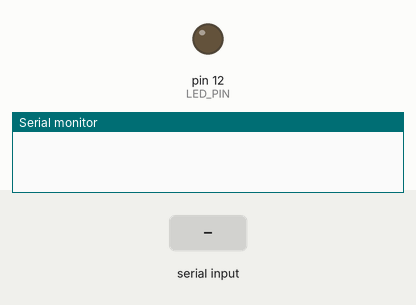
A sketch run on a simulated Arduino Uno, built with avr-gcc and run on an emulated ATmega328P. Parts: output pins drawn as LEDs (lit = HIGH), the last lines printed to the serial monitor. The inputs (shaded band) are chosen by the test bench.

Above: at 1.2 s.
1.3 s: "1" received over Serial
At 3.1 s:
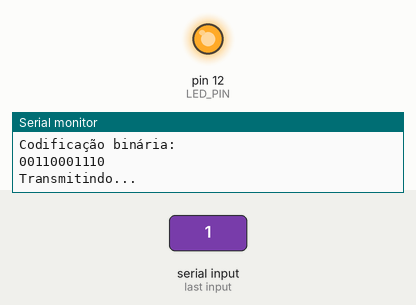
Timing chart, 0 to 9.3 s (numbered marks = the images above; inputs shaded):
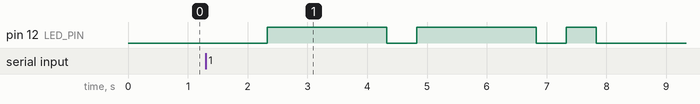

The sketch:

EmissorIno.ino
```cpp
#define LED_PIN 12
#define CLOCK_PERIOD_MS 500

void setup() {
  Serial.begin(9600);
  pinMode(LED_PIN, OUTPUT);
}//setup

void bin_char_funcao(uint8_t palavrinha, uint8_t *bin_char){
  // Converte o código ascii para um vetor de binários
  uint8_t i = 0;

  do{
    bin_char[i] = (uint8_t)(palavrinha % 2);
    palavrinha /= 2;
    i++;
  }while (palavrinha > 0);

  // Se o binário tiver menos de 8 bits preenche o restante com bits 0
  do{
    bin_char[i] = 0;
    i++;
  }while (i < 8);

  // Inverte o vetor pra retornar
  for (uint8_t i = 0; i < 4; i++){
    uint8_t aux = bin_char[i];
    bin_char[i] = bin_char[7 - i];
    bin_char[7 - i] = aux;
  }//for
}//bin_char_funcao

void get_checksum(uint8_t *bin_char, uint8_t *checksum){
  // Gera o CRC
  // Código CRC utilizado
  uint8_t code[] = {1, 1, 0, 1};
  uint8_t tamanhozinho_code = sizeof(code) / sizeof(code[0]);

  // Passa o binário para um vetor que irá gerar o CRC
  // Como o vetor de CRC tem o binário + o código, preenche os vazios com zero
  uint8_t auxzinho[8 + tamanhozinho_code - 1];
  uint8_t tamanhozinho_auxzinho = sizeof(auxzinho) / sizeof(auxzinho[0]);
  for (uint8_t i = 0; i < tamanhozinho_auxzinho; i++){
    if (i >= 8) auxzinho[i] = 0;
    else auxzinho[i] = bin_char[i];
  }//for

  // Faz a operação bit por bit
  // Começa no bit 0 e vai até o bit 7
  // Realiza operação XOR (bits iguais 0, bits diferentes 1) entre o binário do caractere
  // Código CRC
  for (uint8_t i = 0; i <= tamanhozinho_auxzinho - tamanhozinho_code;){
    for (uint8_t j = 0; j < tamanhozinho_code; j++) auxzinho[i + j] = auxzinho[i + j] == code[j] ? 0 : 1;

    for (i; i < tamanhozinho_auxzinho && auxzinho[i] != 1; i++);

  }//for

  // Pega os 3 últimos bits para retornar
  int i=0;
  do{
    checksum[i] = auxzinho[tamanhozinho_auxzinho - 3 + i];
    i++;
  }while(i < 3);
}//for

void NRZ_L(int tamarindo_msgzinha, uint8_t *bin_msg[]){
  // Codificador NRZ-L
  for (uint8_t i = 0; i < tamarindo_msgzinha; i++){
    // Envia 2 sinais para avisar que será enviado um fragmento
    digitalWrite(LED_PIN, HIGH);
    delay(CLOCK_PERIOD_MS);
    digitalWrite(LED_PIN, HIGH);
    delay(CLOCK_PERIOD_MS);

    // Se o bit for 0, liga o led (codigo 1), se o bit for 1, apaga o led (codigo -1)
    for (uint8_t j = 0; j < 11; j++){
      if (bin_msg[i][j] != 0){
        Serial.print(-1);
        Serial.print("\t");
        digitalWrite(LED_PIN, LOW);
      }else{
       Serial.print(1);
        Serial.print("\t");
        digitalWrite(LED_PIN, HIGH);
      }//else
      delay(CLOCK_PERIOD_MS);
    }//for
    Serial.println();
  }//for

  // Apaga o led no final da transmissão
  digitalWrite(LED_PIN, LOW);
  delay(CLOCK_PERIOD_MS);
}//NRZ_L

void NRZ_I(int tamarindo_msgzinha, uint8_t *bin_msg[]){
  // Codificador NRZ-I
  int8_t sinalzinho;
  for (uint8_t i = 0; i < tamarindo_msgzinha; i++){
    // Envia 2 sinais para avisar que será enviado um fragmento
    digitalWrite(LED_PIN, HIGH);
    delay(CLOCK_PERIOD_MS);
    digitalWrite(LED_PIN, HIGH);
    delay(CLOCK_PERIOD_MS);

    for (uint8_t j = 0; j < 11; j++){
      // Se for o primeiro bit trasmitido, faz como no NRZ-L mas salva o valor antigo
      if (j == 0){
        if (bin_msg[i][j] != 0){
          Serial.print(-1);
          Serial.print("\t");
          digitalWrite(LED_PIN, LOW);
          sinalzinho = -1;
        } else{
          Serial.print(1);
          Serial.print("\t");
          digitalWrite(LED_PIN, HIGH);
          sinalzinho = 1;
        }//else
      }//for

      // Senao, quando vem um bit zero mantem o mesmo nível mas quando vem um bit 1
      // inverte o nível
      else{
        if (bin_msg[i][j] == 0) {
          Serial.print(sinalzinho);
          Serial.print("\t");
        } else {
          if (sinalzinho != -1){
            Serial.print(-1);
            Serial.print("\t");
            digitalWrite(LED_PIN, LOW);
            sinalzinho = -1;
          } else{
            Serial.print(1);
            Serial.print("\t");
            digitalWrite(LED_PIN, HIGH);
            sinalzinho = 1;
          }//else
        }//else
      }//else
      delay(CLOCK_PERIOD_MS);
    }//for
    Serial.println();
  }//for

  // Apaga o led no final da transmissão
  digitalWrite(LED_PIN, LOW);
  delay(CLOCK_PERIOD_MS);
}//NRZ_I

void loop() {
  if (Serial.available() > 0) {
    // Pega a mensagem (string) digitada no serial
    String mensagenzinha = Serial.readString();
    // Remove \n, espaços no começo e no final...
    mensagenzinha.trim();
    // Quantidade de caracteres da mensagem
    int tamarindo_msgzinha = mensagenzinha.length();

    Serial.println("Mensagem a ser transmitida: ");
    Serial.println(mensagenzinha);
    Serial.println();
    Serial.println("Codificação binária: ");

    // Cria um vetor para armazenar os binários dos caracteres
    uint8_t *bin_msg[tamarindo_msgzinha];

    // Para cada caractere faz o processamento
    for (uint8_t i = 0; i < tamarindo_msgzinha; i++) {
      // Pega o código ascii do caractere
      uint8_t ascii = mensagenzinha.charAt(i);

      // Transforma pra binário
      uint8_t *bin_char = (uint8_t *)malloc(sizeof(uint8_t) * 8);
      bin_char_funcao(ascii, bin_char);

      // Gera o checksum
      uint8_t *char_checksum = (uint8_t *)malloc(sizeof(uint8_t) * 3);
      get_checksum(bin_char, char_checksum);

      // Cria um vetor com a palavra binária + código CRC
      uint8_t *palavrinha_completa = (uint8_t *)malloc(sizeof(uint8_t) * 11);
      uint8_t j = 0;
      for (uint8_t i = 0; i < 11; i++) {
        if (i >= 8) {
          palavrinha_completa[i] = char_checksum[j];
          j++;
        }else palavrinha_completa[i] = bin_char[i];

      }//for

      for (int i = 0; i < 11; i++) Serial.print(palavrinha_completa[i]);
      Serial.println();

      // Adiciona a palavra completa no vetor para transmitir
      bin_msg[i] = palavrinha_completa;
    }//for

    // Transmite os dados
    Serial.println();
    Serial.println("Transmitindo...");
//auxiliar para escolher o NRZI OU NRZL
    int aux_NR = 0;
    if(aux_NR ==0){
    NRZ_I(tamarindo_msgzinha, bin_msg);
    }else{//if
    NRZ_L(tamarindo_msgzinha, bin_msg);
    }//else
    Serial.println("Transmissão finalizada");
  }//if
}//loop

//Testes
//Ana
//ඞ𓆏ß
```

Measured:
- after the input at 1.3 s, pin 12 (LED_PIN): goes HIGH 2.0 s, LOW 0.50 s, HIGH 2.0 s, LOW 0.50 s, HIGH 0.50 s, then LOW, starting after 1.0 s
